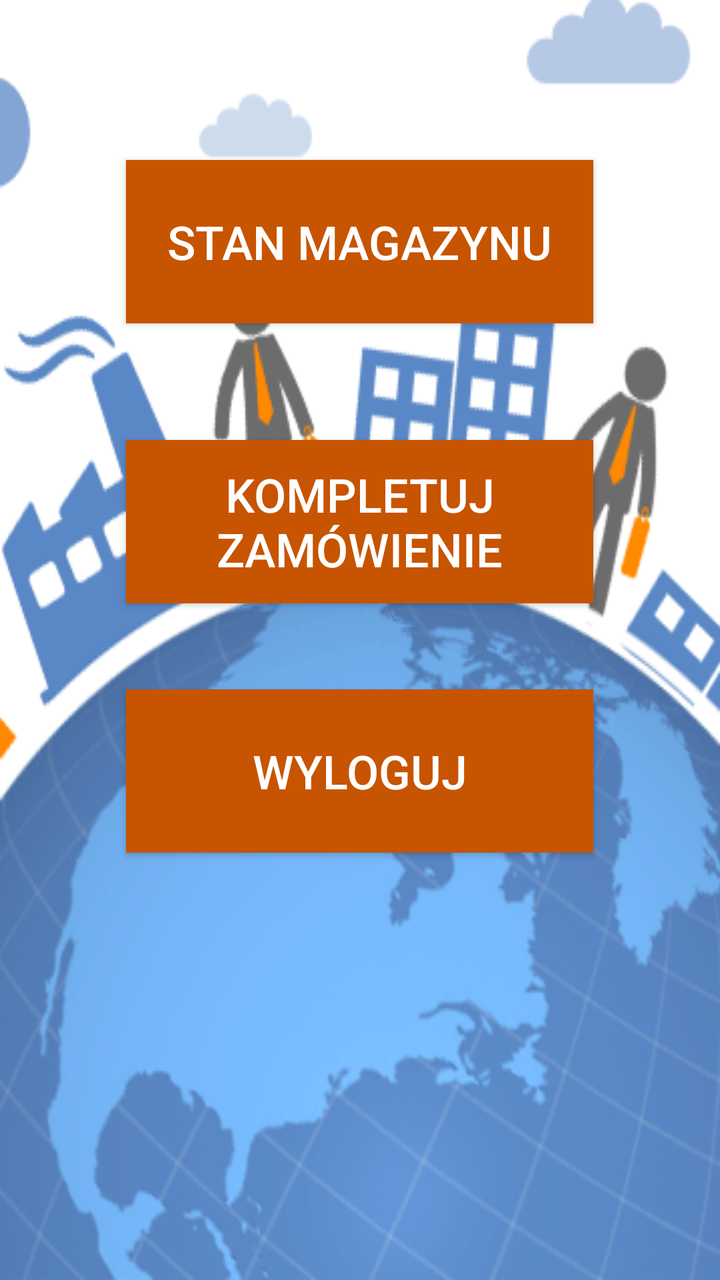
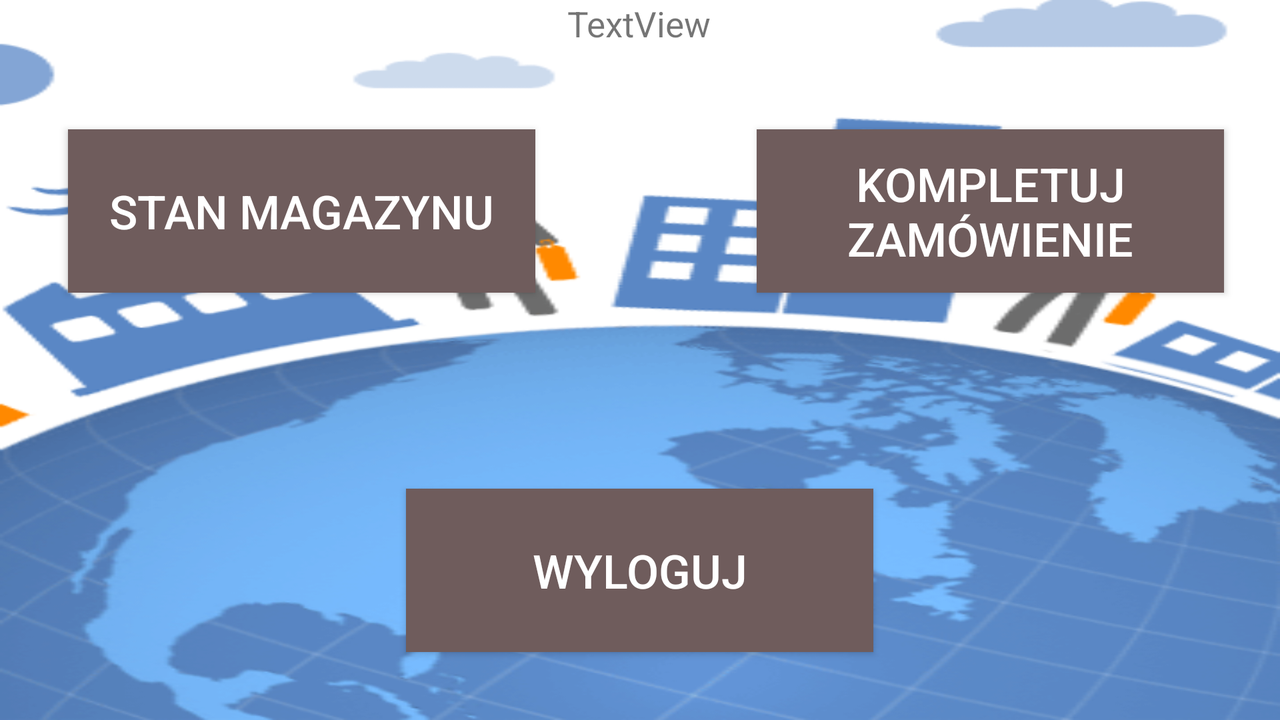

An Android layout and its configuration variant, each rendered on a device that would load it. The default file and the variant file are quoted in full after the pictures.
<!-- AndroidManifest.xml: application theme AppTheme -->
<!-- res/layout/zalogowany.xml -->
<?xml version="1.0" encoding="utf-8"?>
<RelativeLayout
    xmlns:android="http://schemas.android.com/apk/res/android"
    xmlns:tools="http://schemas.android.com/tools"
        android:layout_width="match_parent"
        android:layout_height="match_parent"
        android:layout_weight="0.08"
        android:background="@drawable/tlo">

    <Button
        android:text="@string/stan_mag"
        android:id="@+id/stan_button"
        android:layout_width="40mm"
        android:layout_height="14mm"
        android:layout_marginBottom="@dimen/activity_horizontal_margin"
        android:layout_marginTop="80dp"
        android:textSize="4mm"
        android:background="@color/color_przyciski"
        android:textColor="@android:color/white"
        android:layout_below="@+id/witaj_textView"
        android:layout_centerHorizontal="true"/>


    <Button
        android:text="@string/kompletuj"
        android:layout_width="40mm"
        android:layout_height="14mm"
        android:id="@+id/kompletuj_button"
        android:textSize="4mm"
        android:background="@color/color_przyciski"
        android:textColor="@android:color/white"
        android:layout_alignTop="@+id/stan_button"
        android:layout_alignStart="@+id/stan_button"
        android:layout_marginTop="140dp" />

    <Button
        android:text="@string/wyloguj"
        android:layout_width="40mm"
        android:layout_height="14mm"
        android:id="@+id/wyloguj_button"
        android:textSize="4mm"
        android:background="@color/color_przyciski"
        android:textColor="@android:color/white"
        android:elevation="0dp"
        android:layout_marginTop="43dp"
        android:layout_below="@+id/kompletuj_button"
        android:layout_alignStart="@+id/kompletuj_button" />

</RelativeLayout>
<!-- resources referenced by this layout -->
<resources>
  <color name="color_przyciski">#C75400</color>
  <!-- drawable tlo: png bitmap (drawable, 120809 bytes) -->
  <string name="kompletuj">Kompletuj zamówienie</string>
  <string name="stan_mag">Stan magazynu</string>
  <string name="wyloguj">Wyloguj</string>
  <style name="AppTheme" parent="Theme.AppCompat.Light.DarkActionBar">
          
          <item name="colorPrimary">@color/colorPrimaryDark</item>
          <item name="colorPrimaryDark">@color/colorPrimaryDark</item>
          <item name="colorAccent">@color/colorAccent</item>
          <item name="android:colorBackground">@color/colorPrimary</item>
          <item name="android:textColorSecondary">@android:color/background_dark</item>
          <item name="android:textColorSecondaryInverse">@android:color/background_dark</item>
      </style>
  <color name="colorPrimaryDark">#6f5c5c</color>
  <color name="colorAccent">#FF4081</color>
  <color name="colorPrimary">#d2d3d9</color>
</resources>
<!-- res/layout-land/zalogowany.xml (the repository's variant of the layout above) -->
<!-- drawn on the phone turned sideways -->
<?xml version="1.0" encoding="utf-8"?>
<RelativeLayout xmlns:android="http://schemas.android.com/apk/res/android"
    android:orientation="vertical" android:layout_width="match_parent"
    android:layout_height="match_parent"
    android:background="@drawable/tlo">

    <TextView
        android:text="TextView"
        android:layout_width="wrap_content"
        android:layout_height="wrap_content"
        android:id="@+id/witaj_textView"
        android:paddingLeft="@dimen/activity_horizontal_margin"
        android:layout_weight="0.08"
        android:textSize="3mm"
        android:layout_centerHorizontal="true" />


    <Button
        android:text="@string/stan_mag"
        android:id="@+id/stan_button"
        android:layout_width="40mm"
        android:layout_height="14mm"
        android:layout_marginTop="41dp"
        android:textSize="4mm"
        android:background="@color/colorPrimaryDark"
        android:textColor="@android:color/white"
        android:layout_below="@+id/witaj_textView"
        android:layout_alignParentStart="true"
        android:layout_marginStart="34dp" />

    <Button
        android:text="@string/kompletuj"
        android:layout_width="40mm"
        android:layout_height="14mm"
        android:id="@+id/kompletuj_button"
        android:textSize="4mm"
        android:background="@color/colorPrimaryDark"
        android:textColor="@android:color/white"
        android:layout_alignTop="@+id/stan_button"
        android:layout_alignParentEnd="true"
        android:layout_marginEnd="28dp" />

    <Button
        android:text="@string/wyloguj"
        android:layout_width="40mm"
        android:layout_height="14mm"

        android:id="@+id/wyloguj_button"
        android:textSize="4mm"
        android:background="@color/colorPrimaryDark"
        android:textColor="@android:color/white"
        android:elevation="0dp"
        android:layout_marginBottom="34dp"
        android:layout_alignParentBottom="true"
        android:layout_centerHorizontal="true" />

</RelativeLayout>
<!-- resources referenced by the variant -->
<!-- as the phone turned sideways resolves them -->
<resources>
  <color name="colorPrimaryDark">#6f5c5c</color>
  <!-- drawable tlo: png bitmap (drawable, 120809 bytes) -->
  <string name="kompletuj">Kompletuj zamówienie</string>
  <string name="stan_mag">Stan magazynu</string>
  <string name="wyloguj">Wyloguj</string>
  <style name="AppTheme" parent="Theme.AppCompat.Light.DarkActionBar">
          
          <item name="colorPrimary">@color/colorPrimaryDark</item>
          <item name="colorPrimaryDark">@color/colorPrimaryDark</item>
          <item name="colorAccent">@color/colorAccent</item>
          <item name="android:colorBackground">@color/colorPrimary</item>
          <item name="android:textColorSecondary">@android:color/background_dark</item>
          <item name="android:textColorSecondaryInverse">@android:color/background_dark</item>
      </style>
  <color name="colorAccent">#FF4081</color>
  <color name="colorPrimary">#d2d3d9</color>
</resources>
